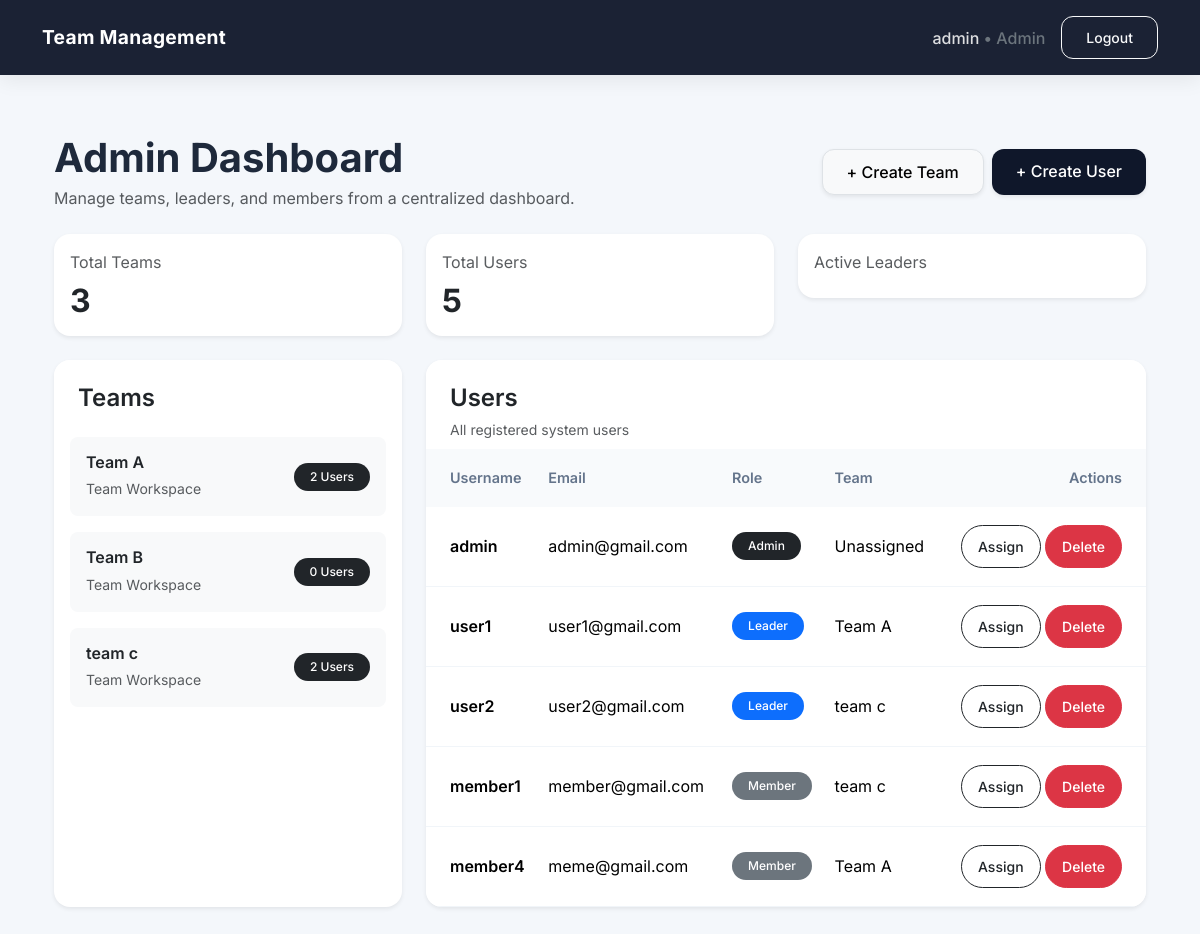
Page /admin-dashboard/ (signed in) on the committed database.
### role/models.py (models this page shows, shortened)
class CustomUser(AbstractUser):
    ROLE_CHOICES = (
        ('admin', 'Admin'),
        ('leader', 'Leader'),
        ('member', 'Member'),
    )
    role = models.CharField(max_length=20, choices=ROLE_CHOICES, default='member')
    objects = CustomUserManager()
    team = models.ForeignKey(
        Team,
        on_delete=models.SET_NULL,
        null=True,
        blank=True
    )

class Team(models.Model):
    name = models.CharField(max_length=100, unique=True)

### role/views.py (the view)
        @login_required
        def wrapper(request, *args, **kwargs):
            if request.user.role not in allowed_roles:
                raise PermissionDenied
            return view_func(request, *args, **kwargs)

### role/views.py (called while the page is built)
def role_required(*allowed_roles):
    def decorator(view_func):
        @login_required
        def wrapper(request, *args, **kwargs):
            if request.user.role not in allowed_roles:
                raise PermissionDenied
            return view_func(request, *args, **kwargs)
        return wrapper
    return decorator

@role_required('admin')
def admin_dashboard(request):
    users = CustomUser.objects.select_related('team').order_by('role', 'username')
    teams = Team.objects.all().order_by('name')
    return render(request, 'admin_dashboard.html', {'users': users, 'teams': teams})

### role/templates/admin_dashboard.html (shortened to what this page needs)
{% extends 'base.html' %}
{% block content %}
<div class="container-fluid py-4">
<div class="d-flex justify-content-between align-items-center mb-4 flex-wrap gap-3">
    <div>
        <h1 class="fw-bold mb-1">Admin Dashboard</h1>
        <p class="text-muted mb-0">
            Manage teams, leaders, and members from a centralized dashboard.
        </p>
    </div>
    <div class="d-flex gap-2">
        <a class="btn btn-light border shadow-sm px-4" href="{% url 'create_team' %}">
            + Create Team
        </a>
        <a class="btn btn-dark shadow-sm px-4" href="{% url 'create_user' %}">
            + Create User
        </a>
    </div>
</div>
<div class="row g-4 mb-4">
    <div class="col-md-4">
        <div class="card border-0 shadow-sm rounded-4">
            <div class="card-body">
                <p class="text-muted mb-2">Total Teams</p>
                <h2 class="fw-bold mb-0">{{ teams.count }}</h2>
            </div>
        </div>
    </div>
    <div class="col-md-4">
        <div class="card border-0 shadow-sm rounded-4">
            <div class="card-body">
                <p class="text-muted mb-2">Total Users</p>
                <h2 class="fw-bold mb-0">{{ users.count }}</h2>
            </div>
        </div>
    </div>
    <div class="col-md-4">
        <div class="card border-0 shadow-sm rounded-4">
            <div class="card-body">
                <p class="text-muted mb-2">Active Leaders</p>
            </div>
        </div>
    </div>
</div>
<div class="row g-4">
    <div class="col-lg-4">
        <div class="card border-0 shadow-sm rounded-4 h-100">
            <div class="card-header bg-white border-0 pt-4 px-4">
                <h4 class="fw-semibold mb-0">Teams</h4>
            </div>
            <div class="card-body pt-3">
                {% for team in teams %}
                <div class="d-flex justify-content-between align-items-center p-3 mb-3 rounded-3 bg-light">
                    <div>
                        <h6 class="mb-1 fw-semibold">
                            {{ team.name }}
                        </h6>
                        <small class="text-muted">
                            Team Workspace
                        </small>
                    </div>
                    <span class="badge bg-dark rounded-pill px-3 py-2">
                        {{ team.customuser_set.count }} Users
                    </span>
                </div>
                {% empty %}
                <div class="text-center py-5">
                    <p class="text-muted mb-0">
                        No teams created yet.
                    </p>
                </div>
                {% endfor %}
            </div>
        </div>
    </div>
    <div class="col-lg-8">
        <div class="card border-0 shadow-sm rounded-4">
            <div class="card-header bg-white border-0 pt-4 px-4 d-flex justify-content-between align-items-center">
                <div>
                    <h4 class="fw-semibold mb-1">Users</h4>
                    <small class="text-muted">
                        All registered system users
                    </small>
                </div>
            </div>
            <div class="table-responsive">
                <table class="table align-middle mb-0">
                    <thead class="table-light">
                    <tr>
                        <th class="ps-4">Username</th>
                        <th>Email</th>
                        <th>Role</th>
                        <th>Team</th>
                        <th class="text-end pe-4">Actions</th>
                    </tr>
                    </thead>
                    <tbody>
                    {% for account in users %}
                    <tr>
                        <td class="ps-4 fw-semibold">
                            {{ account.username }}
                        </td>
                        <td>
                            {{ account.email|default:'-' }}
                        </td>
                        <td>
                            {% if account.role == 'admin' %}
                                <span class="badge bg-dark px-3 py-2">
                                    Admin
                                </span>
                            {% elif account.role == 'leader' %}
                                <span class="badge bg-primary px-3 py-2">
                                    Leader
                                </span>
                            {% else %}
                                <span class="badge bg-secondary px-3 py-2">
                                    Member
                                </span>
                            {% endif %}
                        </td>
                        <td>
                            {{ account.team.name|default:'Unassigned' }}
                        </td>
                        <td class="text-end pe-4">
                            <a class="btn btn-sm btn-outline-dark rounded-pill px-3"
                               href="{% url 'assign_team' account.id %}">
                                Assign
                            </a>
                            <a class="btn btn-sm btn-danger rounded-pill px-3"
                               href="{% url 'delete_user' account.id %}">
                                Delete
                            </a>
                        </td>
                    </tr>
                    {% empty %}
                    <tr>
                        <td colspan="5" class="text-center py-5 text-muted">
                            No users found.
                        </td>
                    </tr>
                    {% endfor %}
                    </tbody>
                </table>
            </div>
        </div>
    </div>
</div>
</div>
{% endblock %}

### role/templates/base.html (shortened to what this page needs)
<!DOCTYPE html>
<html lang="en">
<head>
<link href="https://cdn.jsdelivr.net/npm/bootstrap@5.3.3/dist/css/bootstrap.min.css" rel="stylesheet">
</head>
<body>
<nav class="navbar navbar-expand-lg navbar-dark navbar-custom">
    <div class="container">
        <a class="navbar-brand" href="{% url 'dashboard' %}">
            Team Management
        </a>
        {% if user.is_authenticated %}
        <div class="d-flex align-items-center gap-3">
            <span class="nav-user">
                {{ user.username }}
                <span class="text-secondary">
                    • {{ user.get_role_display }}
                </span>
            </span>
            <a class="btn btn-outline-light btn-sm px-4"
               href="{% url 'logout' %}">
                Logout
            </a>
        </div>
        {% endif %}
    </div>
</nav>
<main class="main-wrapper">
    <div class="container">
        {% block content %}
        {% endblock %}
    </div>
</main>
</body>
</html>

### role/templates/base.html (style rules this page uses)
body { background: #f4f7fb; font-family: 'Inter', sans-serif; color: #1e293b; }
.navbar-custom { background: rgba(15, 23, 42, 0.95); backdrop-filter: blur(10px); padding: 16px 0; box-shadow: 0 4px 20px rgba(0,0,0,0.08); }
.navbar-brand { font-weight: 700; font-size: 1.2rem; letter-spacing: 0.3px; }
.nav-user { color: rgba(255,255,255,0.85); font-weight: 500; }
.main-wrapper { padding-top: 35px; padding-bottom: 40px; }
.card { border: none; border-radius: 20px; overflow: hidden; box-shadow: 0 10px 35px rgba(15, 23, 42, 0.06); }
.btn { border-radius: 12px; font-weight: 500; padding: 10px 18px; }
.btn-dark { background: #0f172a; border: none; }
.table { margin-bottom: 0; }
.table thead th { border-bottom: none; background: #f8fafc; font-size: 0.9rem; font-weight: 600; color: #64748b; padding-top: 18px; padding-bottom: 18px; }
.table tbody td { vertical-align: middle; padding-top: 18px; padding-bottom: 18px; border-color: #f1f5f9; }
.badge { font-weight: 500; padding: 8px 14px; border-radius: 50px; }

### rows in the picture
CustomUser: username "admin", role "Admin", email "admin@gmail.com", team.name "Unassigned"
Team: name "Team A", customuser_set.count "2"
Team: name "Team B", customuser_set.count "0"
Team: name "team c", customuser_set.count "2"
CustomUser: username "user1", email "user1@gmail.com", role "Leader", team.name "Team A"
CustomUser: username "user2", email "user2@gmail.com", role "Leader", team.name "team c"
CustomUser: username "member1", email "member@gmail.com", role "Member", team.name "team c"
CustomUser: username "member4", email "meme@gmail.com", role "Member", team.name "Team A"

### other values in the picture
{{ teams.count }} "3"
{{ users.count }} "5"
